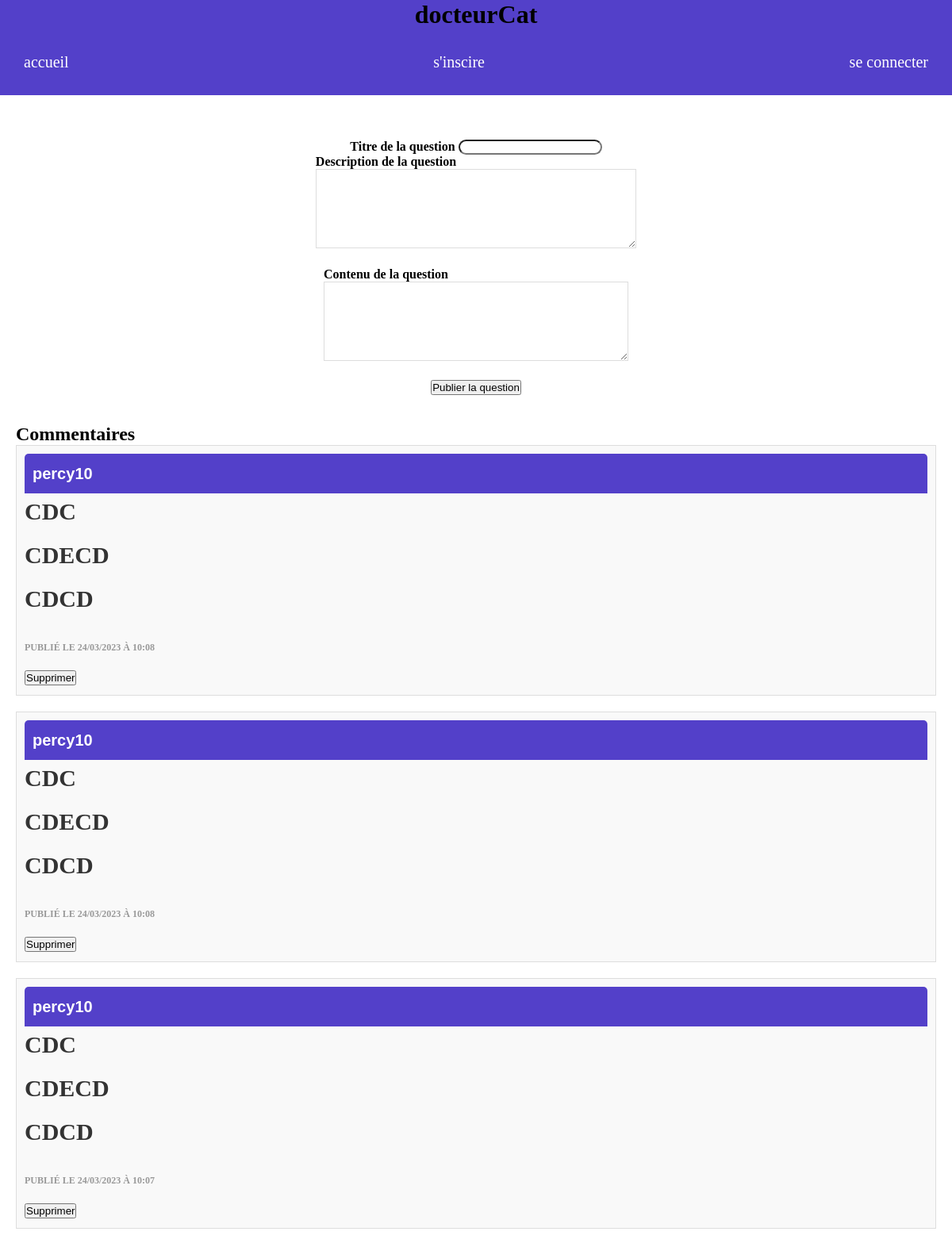
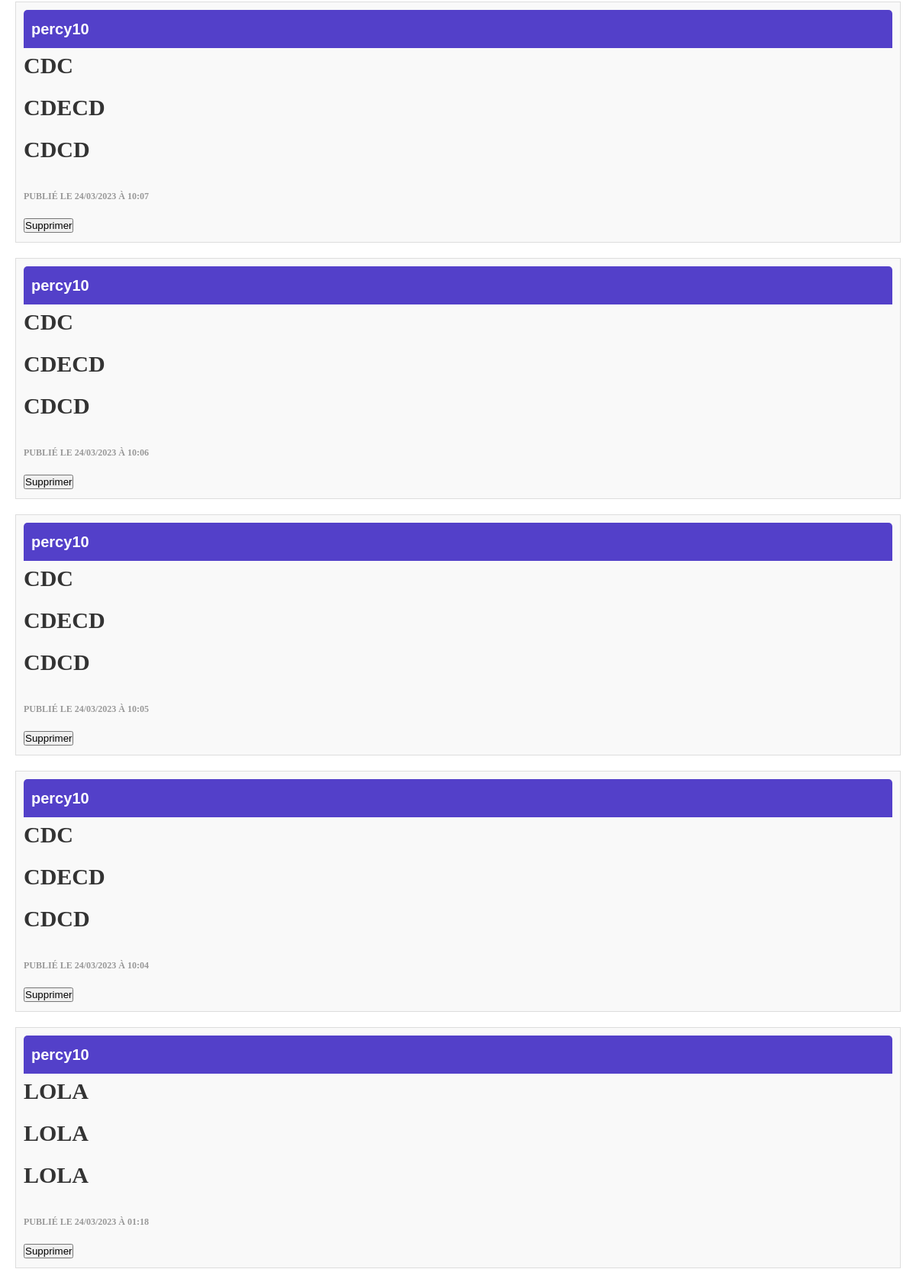
/src/view/participateView.php (upper part), run on the app's committed database (2 pictures, top to bottom).
### tables this page shows
CREATE TABLE IF NOT EXISTS `questions` (
  `id` int(11) NOT NULL AUTO_INCREMENT,
  `titre` text NOT NULL,
  `description` text NOT NULL,
  `contenu` text NOT NULL,
  `id_auteur` int(11) DEFAULT NULL,
  `pseudo_auteur` varchar(255) DEFAULT NULL,
  `date_publication` text,
  PRIMARY KEY (`id`)
);

### src/models/class/Comment.class.php (called while the page is built, shortened)
<?php
class Comment extends Database {
  public function getComments() {
    $pdo = $this->connect();
    $stmt = $pdo->query('SELECT * FROM questions ORDER BY date_publication DESC');
    $comments = $stmt->fetchAll();
    return $comments;
  }
}
?>

### src/view/participateView.php (the view, shortened to what this page needs)
<?php
require('.\src\models\class\Comment.class.php');
?>
<!DOCTYPE html>
<html lang="en">
    <link rel="stylesheet" href="./public/css/participate2.style.css" />
<body>
  <br><br>
  <form class="container" method="POST">
    <div class="mb-3">
      <label for="exampleInputEmail1" class="form-label">Titre de la question</label>
      <input type="text" class="form-control" name="title">
    </div>
    <div class="mb-3">
      <label for="exampleInputEmail1" class="form-label">Description de la question</label>
      <textarea class="form-control" name="description"></textarea>
    </div>
    <div class="mb-3">
      <label for="exampleInputEmail1" class="form-label">Contenu de la question</label>
      <textarea type="text" class="form-control" name="content"></textarea>
    </div>
    <button type="submit" class="btn btn-primary" name="validate">Publier la question</button>
  </form>
  <br><br>
  <h2>Commentaires</h2>
  <?php
  $comment = new Comment();
  $comments = $comment->getComments();
  foreach ($comments as $comment) {
    echo '<div class="comment">';
    echo '<h4>' . $comment['pseudo_auteur'] . $comment['id_auteur'] . '</h4>';
    echo '<p>' . $comment['description'] . '</p>';
    echo '<p>' . $comment['titre'] . '</p>';
    echo '<p>' . $comment['contenu'] . '</p>';
    echo '<p><small>Publié le ' . date('d/m/Y à H:i', strtotime($comment['date_publication'])) . '</small></p>';
    echo '<form method="POST"><input type="hidden" name="id" value="' . $comment['id'] . '"><button type="submit" name="delete">Supprimer</button></form>';
    echo '</div>';
  }
?>
</body>
</html>
<?php
$content = ob_get_clean();
require_once __DIR__ . '/../templates/mainTemp.php';
?>

### src/templates/mainTemp.php (shortened to what this page needs)
<!DOCTYPE html>
<html lang="en">
<head>
    <link rel="stylesheet" href="./public/css/homepages.style.css" />
<body>
    <header>
        <h1>docteurCat</h1>
        <nav>
            <ul>
                <a href="/accueil">accueil</a>
                            <?php if (!isset($_SESSION['user'])) { ?>
                                <a href="/register">s'inscire</a>
                                <a href="/login" >se connecter</a>
                            <?php } ?>
            </ul>
        </nav>
    </header>
    <section>
        <?= $content ?>
    </section>
</body>
</html>

### public/css/homepages.style.css (style rules this page uses)
* { padding: 0; margin: 0; box-sizing: border-box; }
h1 { text-align: center; margin-bottom: 0px; }
nav ul { padding: 30px; }
header { background-color:#5340c9 ; }
ul { list-style-type: none; display:flex; justify-content: space-between; margin-top: 0px; padding: 20px; }
a { font-size: 20px; color: white; text-decoration: none; }
section { padding: 20px; }
p { text-transform: uppercase; font-weight:bold; font-family: 'Times New Roman', Times, serif; font-size:30px; color: rgb(226, 8, 150); }
input { border-radius: 50px; }
h4 { background-color: aqua; }
form.container { display: flex; flex-direction: column; align-items: center; margin-top: 20px; max-width: 800px; margin: 0 auto; }
form.container label { font-weight: bold; margin-bottom: 10px; }
form.container textarea { width: 100%; height: 100px; border: 1px solid #ddd; padding: 10px; margin-bottom: 20px; font-family: Arial, sans-serif; font-size: 16px; }
.comment { border: 1px solid #ddd; padding: 10px; margin-bottom: 20px; font-family: Arial, sans-serif; font-size: 16px; line-height: 1.5; background-color: #f9f9f9; }
.comment h4 { margin-top: 0; padding: 10px; background-color: #5340c9; color: #fff; font-size: 20px; border-radius: 5px 5px 0 0; }
.comment p { margin-bottom: 10px; color: #333; }
.comment small { font-size: 12px; color: #999; }

### public/css/participate2.style.css (style rules this page uses)
form.container { display: flex; flex-direction: column; align-items: center; margin-top: 20px; max-width: 800px; margin: 0 auto; }
form.container label { font-weight: bold; margin-bottom: 10px; }
form.container textarea { width: 100%; height: 100px; border: 1px solid #ddd; padding: 10px; margin-bottom: 20px; font-family: Arial, sans-serif; font-size: 16px; }
.comment { border: 1px solid #ddd; padding: 10px; margin-bottom: 20px; font-family: Arial, sans-serif; font-size: 16px; line-height: 1.5; background-color: #f9f9f9; }
.comment h4 { margin-top: 0; padding: 10px; background-color: #5340c9; color: #fff; font-size: 20px; border-radius: 5px 5px 0 0; }
.comment p { margin-bottom: 10px; color: #333; }
.comment small { font-size: 12px; color: #999; }

### data on the page
questions: pseudo_auteur "percy", id_auteur "10", description "CDC", titre "CDECD", contenu "CDCD", date_publication "24/03/2023 À 10:08"
questions: pseudo_auteur "percy", id_auteur "10", description "CDC", titre "CDECD", contenu "CDCD", date_publication "24/03/2023 À 10:08"
questions: pseudo_auteur "percy", id_auteur "10", description "CDC", titre "CDECD", contenu "CDCD", date_publication "24/03/2023 À 10:07"
questions: pseudo_auteur "percy", id_auteur "10", description "CDC", titre "CDECD", contenu "CDCD", date_publication "24/03/2023 À 10:07"
questions: pseudo_auteur "percy", id_auteur "10", description "CDC", titre "CDECD", contenu "CDCD", date_publication "24/03/2023 À 10:06"
questions: pseudo_auteur "percy", id_auteur "10", description "CDC", titre "CDECD", contenu "CDCD", date_publication "24/03/2023 À 10:05"
questions: pseudo_auteur "percy", id_auteur "10", description "CDC", titre "CDECD", contenu "CDCD", date_publication "24/03/2023 À 10:04"
questions: pseudo_auteur "percy", id_auteur "10", description "LOLA", titre "LOLA", contenu "LOLA", date_publication "24/03/2023 À 01:18"
